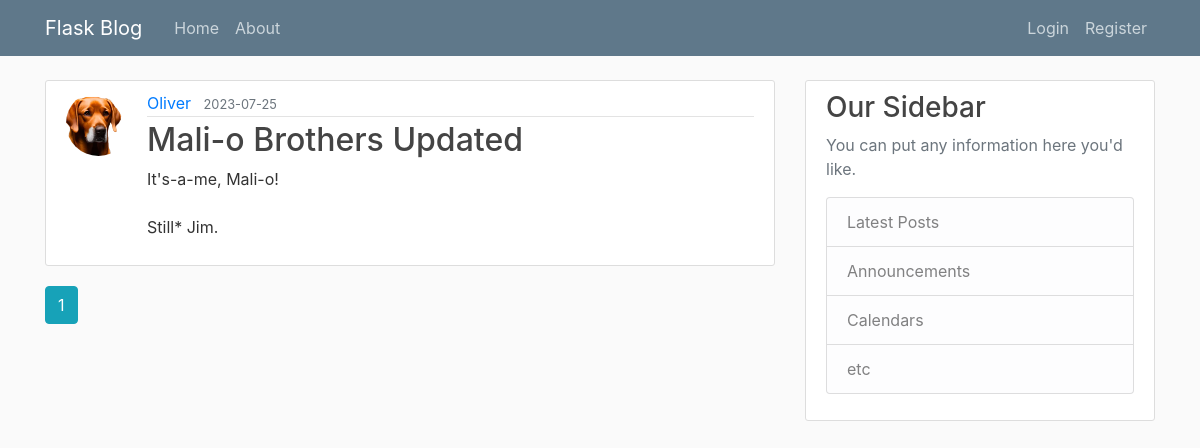
Page /home on the earlier database version.
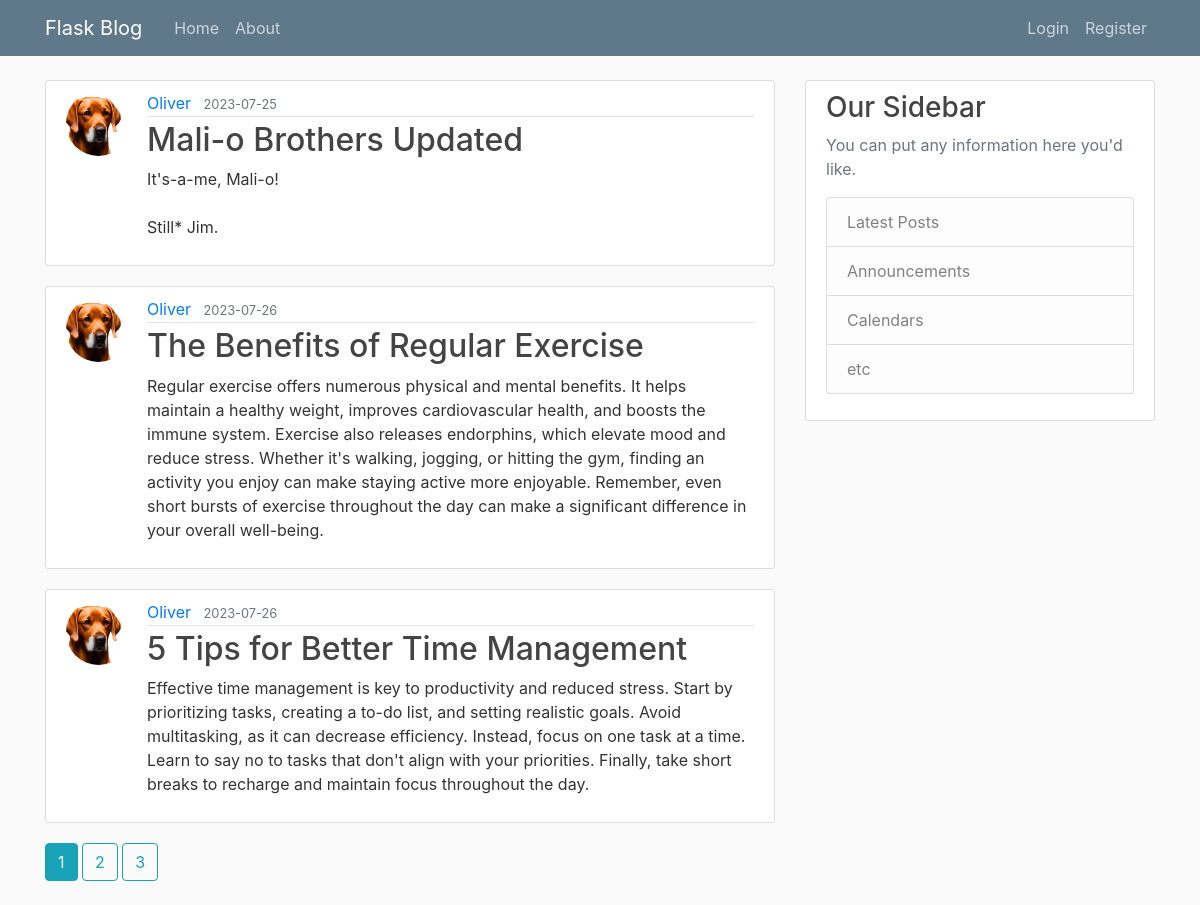
Same page on the later database version.
### myblog/models.py (models this page shows, shortened)
class Post(db.Model):
    id = db.Column(db.Integer, primary_key = True)
    title = db.Column(db.String(100), nullable=False)
    date_posted = db.Column(db.DateTime, nullable=False, default=datetime.utcnow)
    content = db.Column(db.Text, nullable=False)
    user_id = db.Column(db.Integer, db.ForeignKey('user.id'), nullable=False)

class User(db.Model, UserMixin):
    id = db.Column(db.Integer, primary_key = True)
    username = db.Column(db.String(20), unique=True, nullable=False)
    email = db.Column(db.String(120), unique=True, nullable=False)
    image_file = db.Column(db.String(20), nullable=False, default='default.jpg')
    password = db.Column(db.String(60), nullable=False)
    posts = db.relationship('Post', backref='author', lazy=True)

### myblog/routes.py (the view)
@app.route("/")
@app.route("/home")
def home():
    page = request.args.get('page', 1, type=int)
    posts = Post.query.paginate(page=page, per_page=3)
    return render_template('home.html', posts=posts)

### myblog/templates/home.html
{% extends "layout.html" %}
{% block content %}
    {% for post in posts.items %}
        <article class="media content-section">
            <img class="rounded-circle article-img" src="{{ url_for('static', filename='flask profile pictures/' + post.author.image_file) }}">
            <div class="media-body">
            <div class="article-metadata">
                <a class="mr-2" href="#">{{ post.author.username }}</a>
                <small class="text-muted">{{ post.date_posted.strftime('%Y-%m-%d') }}</small>
            </div>
            <h2><a class="article-title" href="{{ url_for('post', post_id=post.id) }}">{{ post.title }}</a></h2>
            <p class="article-content">{{ post.content }}</p>
            </div>
        </article>
    {% endfor %}
    {% for page_num in posts.iter_pages(left_edge=1, right_edge=1, left_current=1, right_current=2) %}
        {% if page_num %}
            {% if posts.page == page_num %}
                <a class="btn btn-info mb-4" href="{{ url_for('home', page=page_num) }}">{{ page_num }}</a>
            {% else %}
                <a class="btn btn-outline-info mb-4" href="{{ url_for('home', page=page_num) }}">{{ page_num }}</a>
            {% endif %}
        {% else %}
            ...
        {% endif %}
    {% endfor %}
{% endblock content %}

### myblog/templates/layout.html (shortened to what this page needs)
<!DOCTYPE html>
<html lang="en">
<head>
    <link rel="stylesheet" href="https://cdn.jsdelivr.net/npm/bootstrap@4.1.3/dist/css/bootstrap.min.css">
    <link rel="stylesheet" type="text/css" href="{{ url_for('static', filename='main.css') }}">
</head>
<body>
    <header class="site-header">
        <nav class="navbar navbar-expand-md navbar-dark bg-steel fixed-top">
          <div class="container">
            <a class="navbar-brand mr-4" href="/">Flask Blog</a>
            <div class="collapse navbar-collapse" id="navbarToggle">
              <div class="navbar-nav mr-auto">
                <a class="nav-item nav-link" href="{{ url_for('home') }}">Home</a>
                <a class="nav-item nav-link" href="{{ url_for('about') }}">About</a>
              </div>
              <div class="navbar-nav">
                {% if current_user.is_authenticated %}
                <a class="nav-item nav-link" href="{{ url_for('new_post') }}">New Post</a>
                  <a class="nav-item nav-link" href="{{ url_for('account') }}">Account</a>
                  <a class="nav-item nav-link" href="{{ url_for('logout') }}">Logout</a>
                {% else %}
                  <a class="nav-item nav-link" href="{{ url_for('login') }}">Login</a>
                  <a class="nav-item nav-link" href="{{ url_for('register') }}">Register</a>
                {% endif %}
              </div>
            </div>
          </div>
        </nav>
      </header>
      <main role="main" class="container">
        <div class="row">
          <div class="col-md-8">
            {% block content %}{% endblock %}
          </div>
          <div class="col-md-4">
            <div class="content-section">
              <h3>Our Sidebar</h3>
              <p class='text-muted'>You can put any information here you'd like.
                <ul class="list-group">
                  <li class="list-group-item list-group-item-light">Latest Posts</li>
                  <li class="list-group-item list-group-item-light">Announcements</li>
                  <li class="list-group-item list-group-item-light">Calendars</li>
                  <li class="list-group-item list-group-item-light">etc</li>
                </ul>
              </p>
            </div>
          </div>
        </div>
      </main>
</body>
</html>

### myblog/static/main.css (style rules this page uses)
body { background: #fafafa; color: #333333; margin-top: 5rem; }
h1, h2, h3, h4, h5, h6 { color: #444444; }
.bg-steel { background-color: #5f788a; }
.site-header .navbar-nav .nav-link { color: #cbd5db; }
.content-section { background: #ffffff; padding: 10px 20px; border: 1px solid #dddddd; border-radius: 3px; margin-bottom: 20px; }
.article-title { color: #444444; }
.article-content { white-space: pre-line; }
.article-img { height: 65px; width: 65px; margin-right: 16px; }
.article-metadata { padding-bottom: 1px; margin-bottom: 4px; border-bottom: 1px solid #e3e3e3 }

Differences in the rows shown:
added Post: image_file (picture), author.username "Oliver", date_posted "2023-07-26", title "The Benefits of Regular Exercise", content "Regular exercise offers numerous physical and mental benefits. It helps maintain a healthy weight, improves cardiovascular health, and boosts the immune system. Exercise also releases endorphins, which elevate mood and reduce stress. Whether it's walking, jogging, or hitting the gym, finding an activity you enjoy can make staying active more enjoyable. Remember, even short bursts of exercise throughout the day can make a significant difference in your overall well-being."
added Post: image_file (picture), author.username "Oliver", date_posted "2023-07-26", title "5 Tips for Better Time Management", content "Effective time management is key to productivity and reduced stress. Start by prioritizing tasks, creating a to-do list, and setting realistic goals. Avoid multitasking, as it can decrease efficiency. Instead, focus on one task at a time. Learn to say no to tasks that don't align with your priorities. Finally, take short breaks to recharge and maintain focus throughout the day."
Other differences:
new list line: "2"
new list line: "3"
